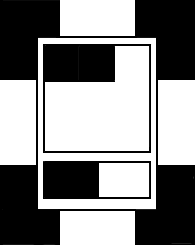
#> input picture data/tests/newtag03L.png, 195 x 245 px, found by its file name
$ python inverse_img.py
#> lines starting #> are read from the running program, lines starting #| are printed output that depends on the picture; after the words box and inside, x2 and y2 are one past the last pixel; in counts of white or black regions, pixels touching at a corner belong together
# -*- coding: utf-8 -*-
"""
Created on Sun Mar 13 18:23:22 2016

@author: daphnehb
"""

import cv2

FILENAME = "newtag03L.png"

img = cv2.imread(FILENAME)
#> img is the input picture: shape (245, 195, 3); min 0, max 255, mean 138.1
_,inverse = cv2.threshold(img,190,255,cv2.THRESH_BINARY_INV)
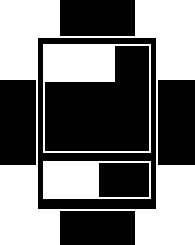
#> inverse: shape (245, 195, 3); 45.9% white; 3 white regions, box (x1, y1, x2, y2) and area: (0, 0, 195, 245) 16142, (43, 44, 151, 153) 3372, (43, 161, 151, 199) 2404
cv2.imwrite("inv_"+FILENAME,inverse)

$ run again, with data/tests/all_tags.png copied over data/tests/newtag03L.png
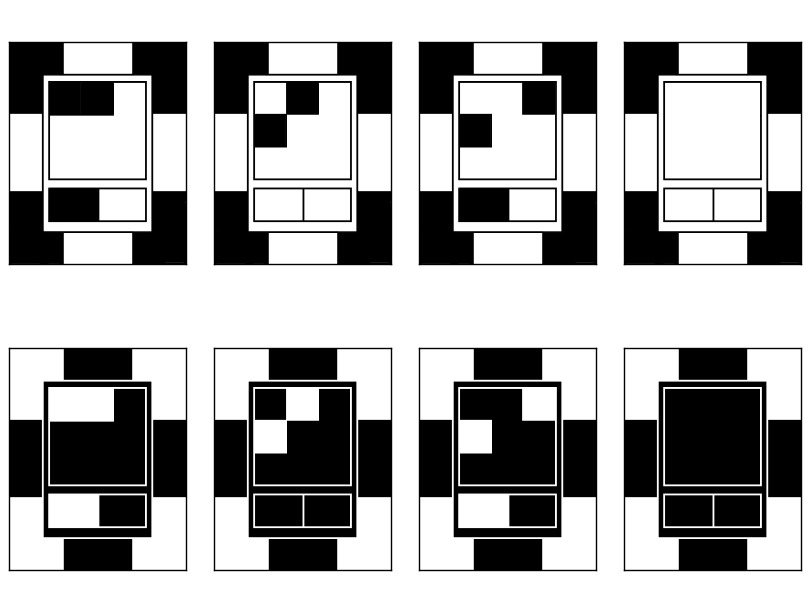
#> input picture data/tests/all_tags.png, 812 x 612 px, found by its file name
#> img is the input picture: shape (612, 812, 3); min 0, max 255, mean 171
#> `_,inverse = cv2.threshold(img,190,255,cv2.THRESH_BINARY_INV)`:
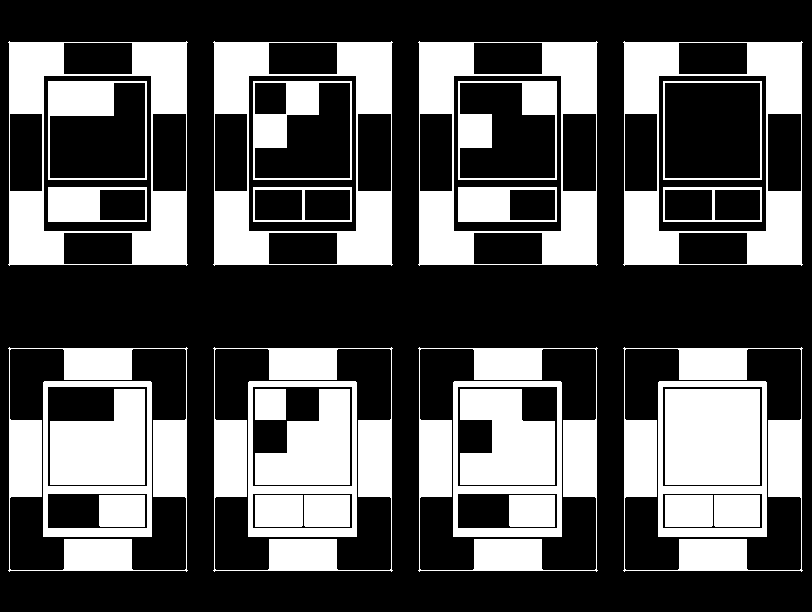
#> inverse: shape (612, 812, 3); 33.3% white; 31 white regions, largest, box (x1, y1, x2, y2) and area: (8, 41, 188, 266) 13896, (213, 41, 393, 266) 13896, (418, 41, 598, 266) 13896
